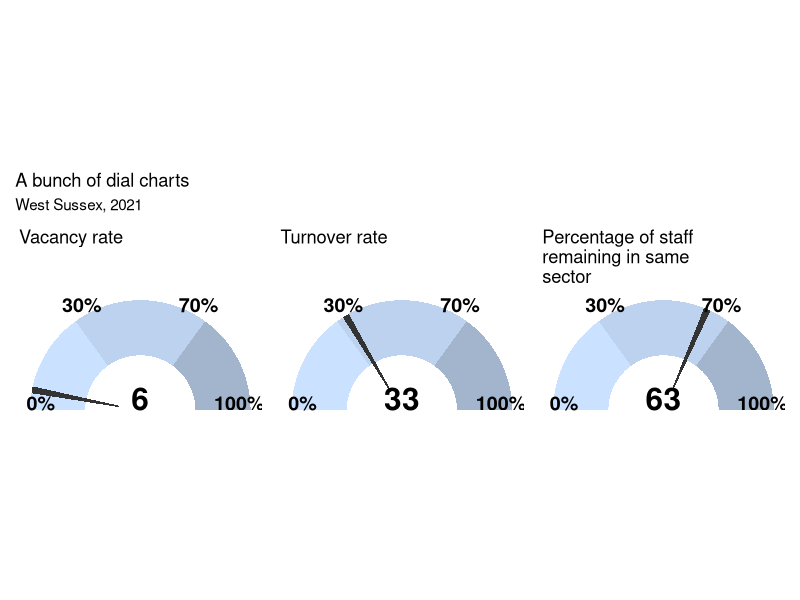

Source code (R):
# Social care gauge charts - just for visual shits and giggles
library(tidyverse)
library(patchwork)

gg.gauge <- function(pos,the_title,breaks=c(0,30,70,100)) {
  require(ggplot2)
  get.poly <- function(a,b,r1=0.5,r2=1.0) {
    th.start <- pi*(1-a/100)
    th.end   <- pi*(1-b/100)
    th       <- seq(th.start,th.end,length=100)
    x        <- c(r1*cos(th),rev(r2*cos(th)))
    y        <- c(r1*sin(th),rev(r2*sin(th)))
    return(data.frame(x,y))
  }
  ggplot()+ 
    geom_polygon(data=get.poly(breaks[1],breaks[2]),aes(x,y),fill="lightsteelblue1")+
    geom_polygon(data=get.poly(breaks[2],breaks[3]),aes(x,y),fill="lightsteelblue2")+
    geom_polygon(data=get.poly(breaks[3],breaks[4]),aes(x,y),fill="lightsteelblue3")+
    geom_polygon(data=get.poly(pos-1,pos+1,0.2),aes(x,y))+
    geom_text(data=as.data.frame(breaks), size=5, fontface="bold", vjust=0,
              aes(x=0.9*cos(pi*(1-breaks/100)),y=1.1*sin(pi*(1-breaks/100)),label=paste0(breaks,"%")))+
    annotate("text",x=0,y=0,label=pos,vjust=0,size=8,fontface="bold")+
    coord_fixed()+
    theme_bw()+
    theme(axis.text=element_blank(),
          axis.title=element_blank(),
          axis.ticks=element_blank(),
          panel.grid=element_blank(),
          panel.border=element_blank())+
    labs(title = the_title)
}



dial_1 <- gg.gauge(6,'Vacancy rate\n\n')
dial_2 <- gg.gauge(33,'Turnover rate\n\n')
dial_3 <- gg.gauge(63,'Percentage of staff\nremaining in same\nsector')

all_the_dials <- dial_1 + dial_2 + dial_3 +
  plot_annotation(title = 'A bunch of dial charts',
                  subtitle = 'West Sussex, 2021')

print(all_the_dials)
